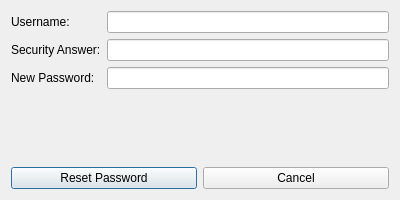
<?xml version="1.0" encoding="UTF-8"?>
<ui version="4.0">
 <class>PasswordResetDialog</class>
 <widget class="QDialog" name="PasswordResetDialog">
  <property name="geometry">
   <rect>
    <x>0</x>
    <y>0</y>
    <width>400</width>
    <height>200</height>
   </rect>
  </property>
  <property name="windowTitle">
   <string>Password Reset</string>
  </property>
  <layout class="QVBoxLayout" name="verticalLayout">
   <item>
    <layout class="QFormLayout" name="formLayout">
     <item row="0" column="0">
      <widget class="QLabel" name="label">
       <property name="text">
        <string>Username:</string>
       </property>
      </widget>
     </item>
     <item row="0" column="1">
      <widget class="QLineEdit" name="usernameLineEdit"/>
     </item>
     <item row="1" column="0">
      <widget class="QLabel" name="label_2">
       <property name="text">
        <string>Security Answer:</string>
       </property>
      </widget>
     </item>
     <item row="1" column="1">
      <widget class="QLineEdit" name="securityAnswerLineEdit"/>
     </item>
     <item row="2" column="0">
      <widget class="QLabel" name="label_3">
       <property name="text">
        <string>New Password:</string>
       </property>
      </widget>
     </item>
     <item row="2" column="1">
      <widget class="QLineEdit" name="newPasswordLineEdit"/>
     </item>
    </layout>
   </item>
   <item>
    <layout class="QHBoxLayout" name="horizontalLayout">
     <item>
      <widget class="QPushButton" name="resetButton">
       <property name="text">
        <string>Reset Password</string>
       </property>
      </widget>
     </item>
     <item>
      <widget class="QPushButton" name="cancelButton">
       <property name="text">
        <string>Cancel</string>
       </property>
      </widget>
     </item>
    </layout>
   </item>
  </layout>
 </widget>
 <resources/>
 <connections/>
</ui>
